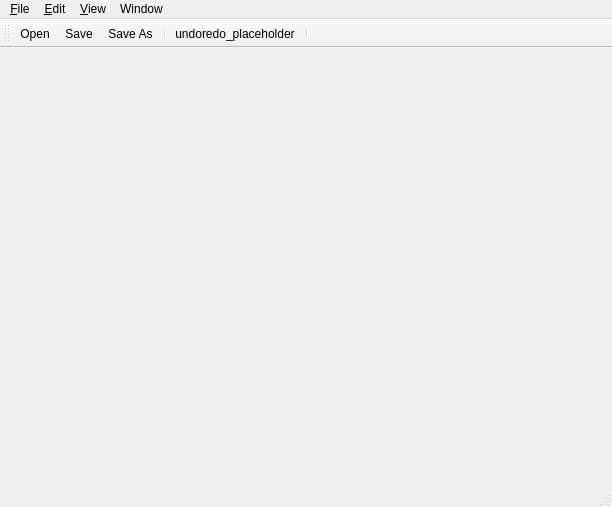
<?xml version="1.0" encoding="UTF-8"?>
<ui version="4.0">
 <class>CosecantMainWindowClass</class>
 <widget class="QMainWindow" name="CosecantMainWindowClass">
  <property name="geometry">
   <rect>
    <x>0</x>
    <y>0</y>
    <width>612</width>
    <height>507</height>
   </rect>
  </property>
  <property name="windowTitle">
   <string>CosecantMainWindow</string>
  </property>
  <property name="tabShape">
   <enum>QTabWidget::Rounded</enum>
  </property>
  <widget class="QWidget" name="centralWidget"/>
  <widget class="QMenuBar" name="menuBar">
   <property name="geometry">
    <rect>
     <x>0</x>
     <y>0</y>
     <width>612</width>
     <height>22</height>
    </rect>
   </property>
   <widget class="QMenu" name="menuFile">
    <property name="title">
     <string>&amp;File</string>
    </property>
    <addaction name="actionFileNew"/>
    <addaction name="actionFileOpen"/>
    <addaction name="actionFileSave"/>
    <addaction name="actionFileSaveAs"/>
    <addaction name="separator"/>
    <addaction name="actionExit"/>
   </widget>
   <widget class="QMenu" name="menu_Edit">
    <property name="title">
     <string>&amp;Edit</string>
    </property>
    <addaction name="actionUndoredo_placeholder"/>
    <addaction name="separator"/>
   </widget>
   <widget class="QMenu" name="menuWindow">
    <property name="title">
     <string>Window</string>
    </property>
   </widget>
   <widget class="QMenu" name="menu_View">
    <property name="title">
     <string>&amp;View</string>
    </property>
    <addaction name="actionSettings"/>
   </widget>
   <addaction name="menuFile"/>
   <addaction name="menu_Edit"/>
   <addaction name="menu_View"/>
   <addaction name="menuWindow"/>
  </widget>
  <widget class="QToolBar" name="mainToolBar">
   <property name="windowTitle">
    <string>Main toolbar</string>
   </property>
   <attribute name="toolBarArea">
    <enum>TopToolBarArea</enum>
   </attribute>
   <attribute name="toolBarBreak">
    <bool>true</bool>
   </attribute>
   <addaction name="actionFileOpen"/>
   <addaction name="actionFileSave"/>
   <addaction name="actionFileSaveAs"/>
   <addaction name="separator"/>
   <addaction name="actionUndoredo_placeholder"/>
   <addaction name="separator"/>
  </widget>
  <widget class="QStatusBar" name="statusBar"/>
  <action name="actionUndoredo_placeholder">
   <property name="text">
    <string>undoredo_placeholder</string>
   </property>
   <property name="visible">
    <bool>true</bool>
   </property>
  </action>
  <action name="actionSettings">
   <property name="icon">
    <iconset resource="cosecantmainwindow.qrc">
     <normaloff>:/CosecantMainWindow/images/preferences-system.png</normaloff>:/CosecantMainWindow/images/preferences-system.png</iconset>
   </property>
   <property name="text">
    <string>&amp;Settings...</string>
   </property>
  </action>
  <action name="actionFileNew">
   <property name="icon">
    <iconset resource="cosecantmainwindow.qrc">
     <normaloff>:/CosecantMainWindow/images/document-new.png</normaloff>:/CosecantMainWindow/images/document-new.png</iconset>
   </property>
   <property name="text">
    <string>&amp;New</string>
   </property>
   <property name="shortcut">
    <string>Ctrl+N</string>
   </property>
  </action>
  <action name="actionFileOpen">
   <property name="icon">
    <iconset resource="cosecantmainwindow.qrc">
     <normaloff>:/CosecantMainWindow/images/document-open.png</normaloff>:/CosecantMainWindow/images/document-open.png</iconset>
   </property>
   <property name="text">
    <string>&amp;Open...</string>
   </property>
   <property name="shortcut">
    <string>Ctrl+O</string>
   </property>
  </action>
  <action name="actionFileSave">
   <property name="icon">
    <iconset resource="cosecantmainwindow.qrc">
     <normaloff>:/CosecantMainWindow/images/document-save.png</normaloff>:/CosecantMainWindow/images/document-save.png</iconset>
   </property>
   <property name="text">
    <string>&amp;Save</string>
   </property>
   <property name="shortcut">
    <string>Ctrl+S</string>
   </property>
  </action>
  <action name="actionFileSaveAs">
   <property name="icon">
    <iconset resource="cosecantmainwindow.qrc">
     <normaloff>:/CosecantMainWindow/images/document-save-as.png</normaloff>:/CosecantMainWindow/images/document-save-as.png</iconset>
   </property>
   <property name="text">
    <string>Save &amp;As...</string>
   </property>
   <property name="shortcut">
    <string>Ctrl+Shift+S</string>
   </property>
  </action>
  <action name="actionExit">
   <property name="icon">
    <iconset resource="cosecantmainwindow.qrc">
     <normaloff>:/CosecantMainWindow/images/system-log-out.png</normaloff>:/CosecantMainWindow/images/system-log-out.png</iconset>
   </property>
   <property name="text">
    <string>E&amp;xit</string>
   </property>
  </action>
 </widget>
 <layoutdefault spacing="6" margin="11"/>
 <resources>
  <include location="cosecantmainwindow.qrc"/>
 </resources>
 <connections/>
</ui>
